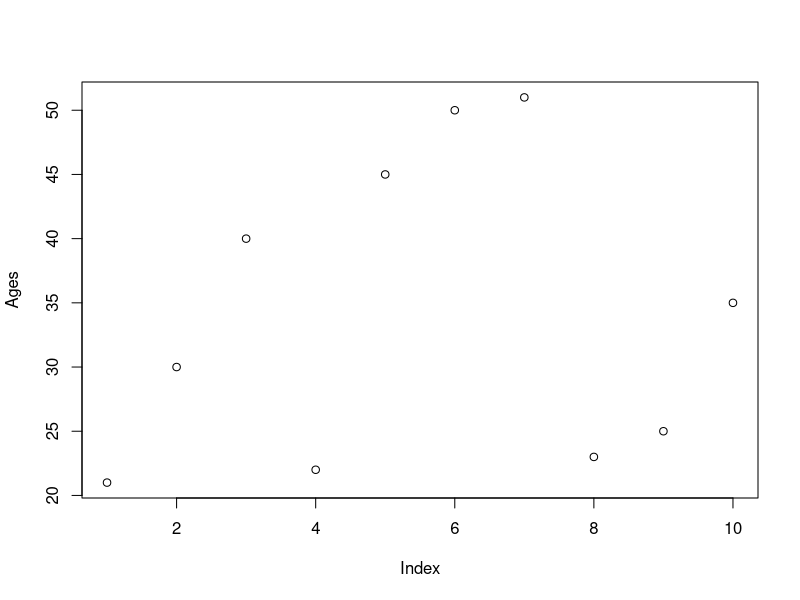
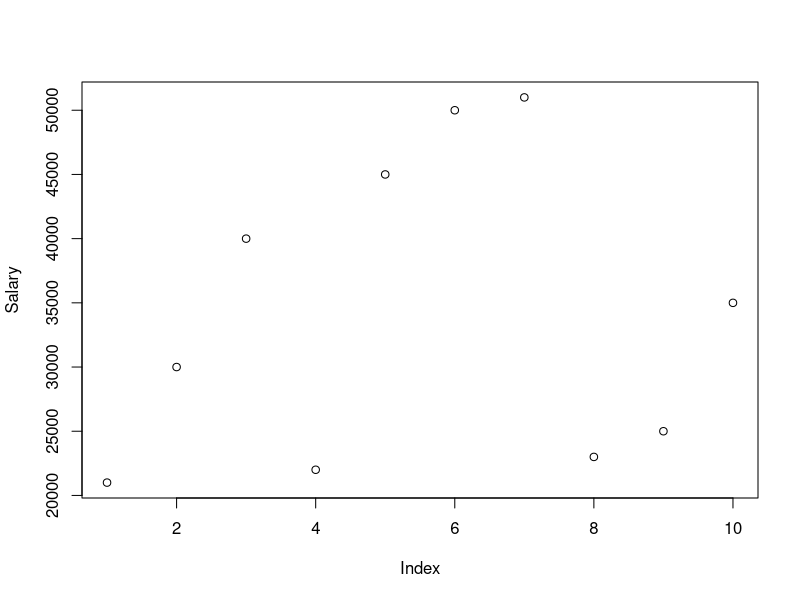
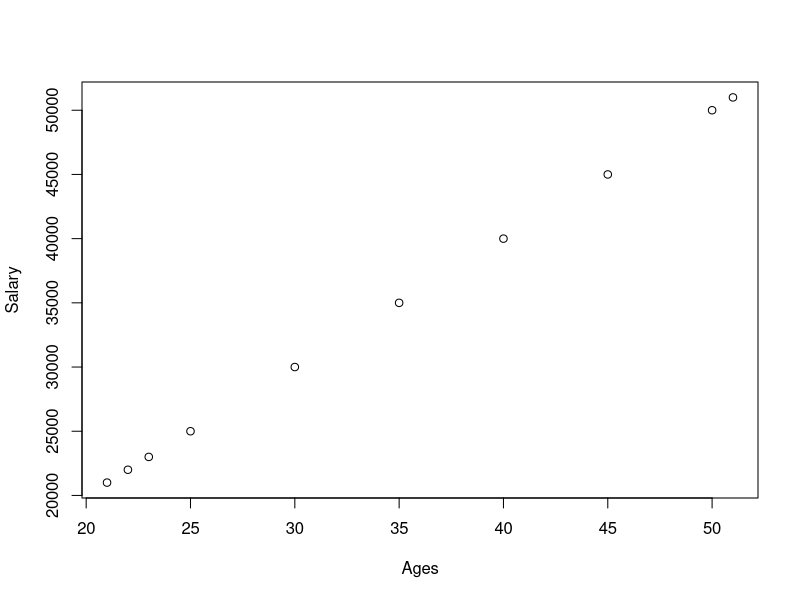
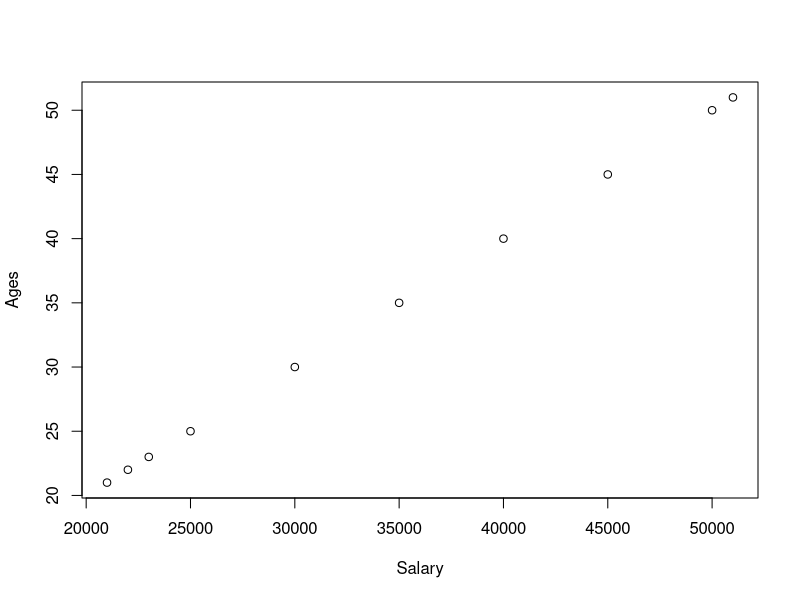
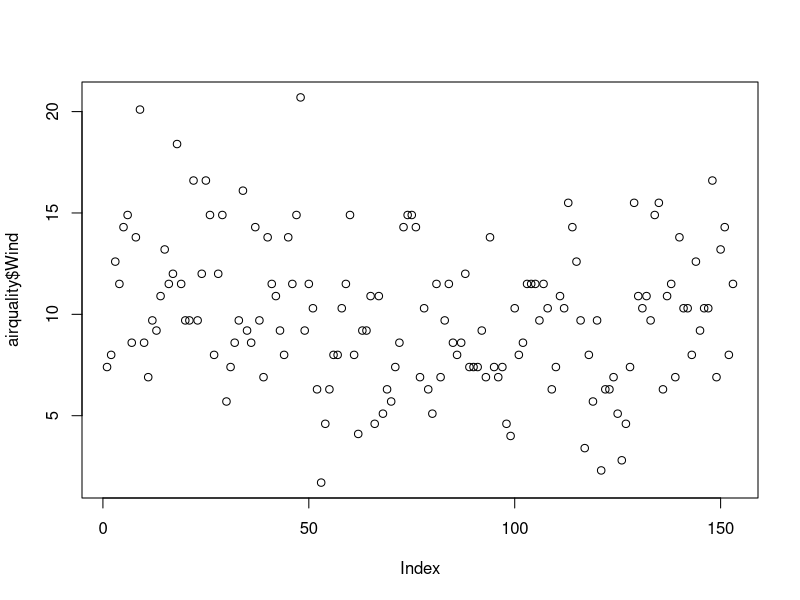
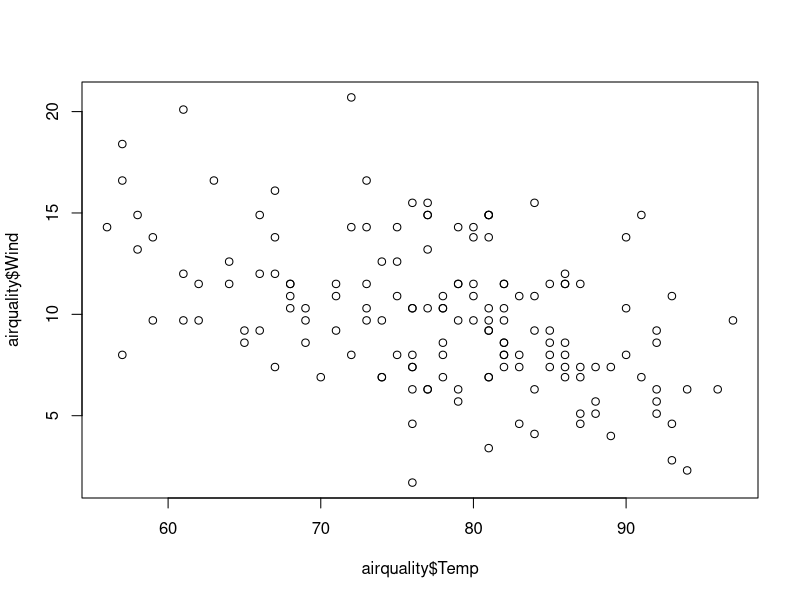
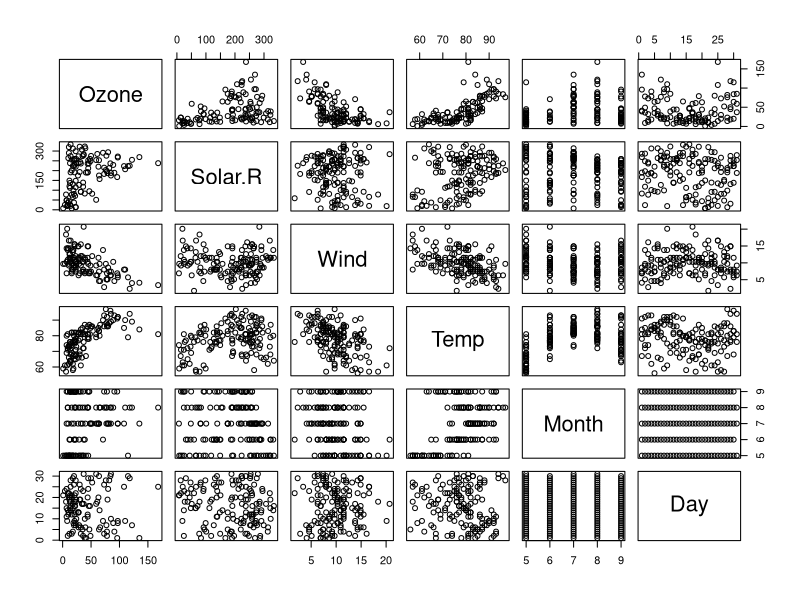
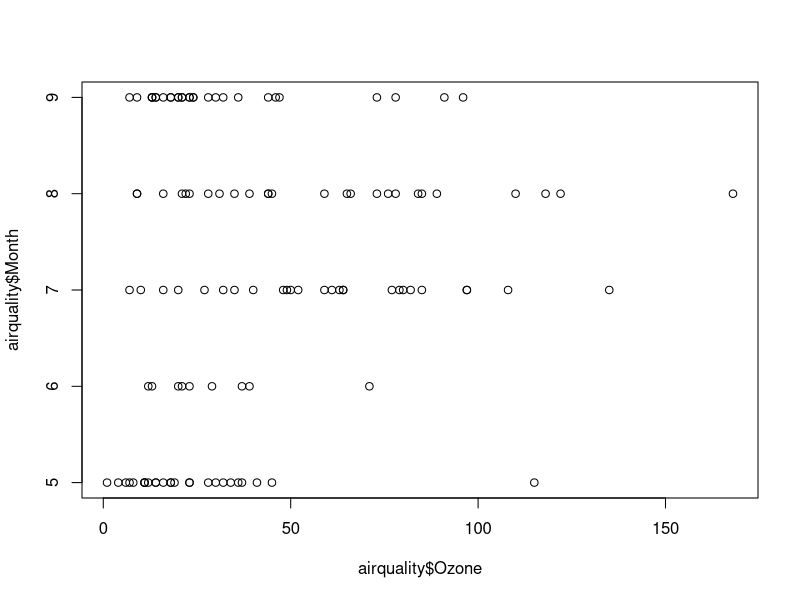

Write the R code that produced these figures, in order. (Note: this script raises an error after producing the figures.)
Ages=c(21,30,40,22,45,50,51,23,25,35)
plot(Ages)


Salary=c(21000,30000,40000,22000,45000,50000,51000,23000,25000,35000)
plot(Salary)


plot(Ages,Salary)
plot(Salary,Ages)

help(plot)

airquality = datasets::airquality
head(airquality,10)
tail(airquality,10)
names(airquality)

dim(airquality)
airquality[,c(1,2)]

df = airquality[,-6]

summary(airquality[,1])
summary(airquality$Temp)
airquality$Wind
summary(airquality$Wind)


summary(airquality)

plot(airquality$Wind)

plot(airquality$Temp,airquality$Wind,type="p")
help(plot)

plot(airquality)


plot(airquality$Ozone,airquality$Month)
plot(airquality$Month,airquality$Ozone)


plot(airquality$Wind,type="p")
plot(airquality$Wind,type="l")
plot(airquality$Wind,type="b")

plot(airquality$Wind,
     xlab = "Ozone Concentration",
     ylab="No of Instance",
     main="Ozone levela in MY city",
     col="red",
     type="l")


plot(airquality,col="red")
plot(airquality$Ozone,airquality$Solar.R)
plot(airquality$Solar.R,airquality$Ozone)


barplot(airquality$Ozone,
     main = "Ozone Concentration in air",
     ylab="ozone levels",
     col="Blue",
     horiz =T,
     axes = T)

help("barplot")


hist(airquality$Temp)

hist(airquality$Wind,
     main = 'SolarRadiation values in air',
     xlab = 'SolarRad',
     col = 'gray',
     border = 'black')

help(hist)


#single Box plot
help("boxplot")

boxplot(airquality$Temp,
        main="Boxplot",
        col="blue",
        border = "red",
        horizontal = T)
boxplot.stats(airquality$Wind)$out

boxplot(airquality[5,1:3],
        main="Multiple box plots",
        horizontal = F,
        col="gray")


help(par)

par(mfrow=c(2,1),mar=c(1,2,1,2),las=1, bty="o")
plot(airquality$Ozone)
plot(airquality$Ozone,airquality$Wind)
plot(airquality$Wind, type = "l")
plot(airquality$Temp, type = "l")
barplot(airquality$Wind, type = "l")
hist(airquality$Month)
boxplot(airquality$Solar.R)
barplot(airquality$Wind)
plot(airquality$Wind, type = "b")



airquality
max(airquality$Wind)
min(airquality$Temp)
min(airquality$Solar.R)
mean(airquality$Solar.R)
mean(airquality$Wind)

mean(airquality$Solar.R,na.rm = T)
median(airquality$Ozone)
median(airquality$Ozone, na.rm = T)
min(airquality$Ozone)
min(airquality$Ozone,na.rm = T)



var(airquality$Wind)
sd(airquality$Ozone)
sd(airquality$Ozone,na.rm = T)

skewnes(airquality$Ozone)
kurtosis(airquality$Ozone)
